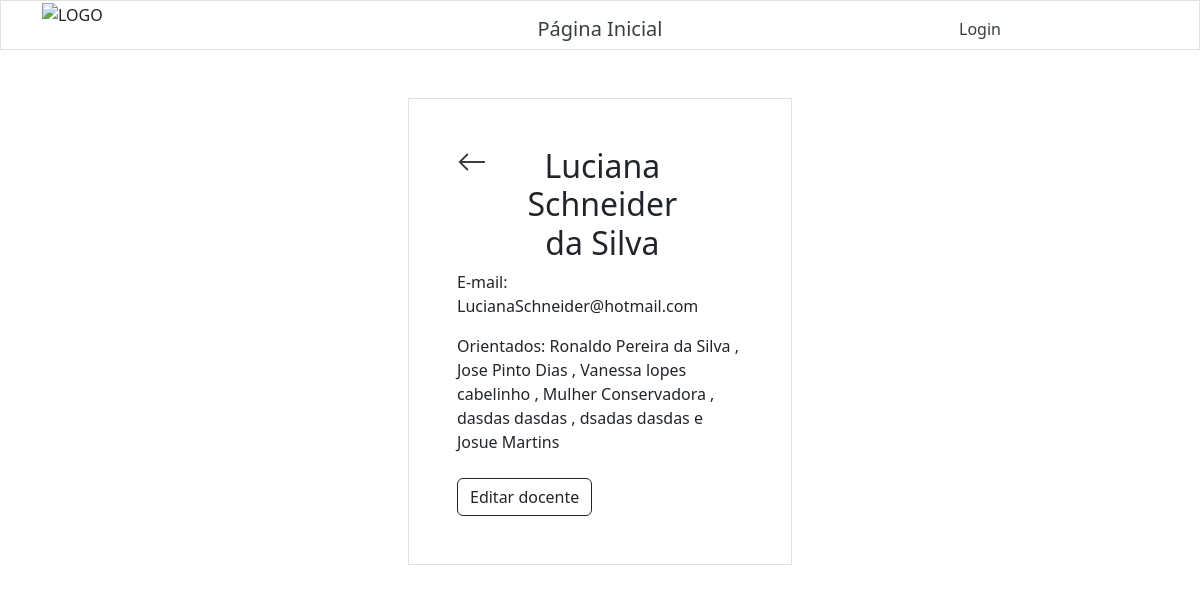
The app's page /docentes/docenteInfo/1/ with its own data.
### docentes/models.py (models this page shows, shortened)
class Docente(models.Model):
    nome = models.CharField(max_length=255)
    sobrenome = models.CharField(max_length=255, null=True)
    email = models.EmailField(max_length=255, null=True)
    orientados = models.ManyToManyField(Aluno, related_name='docentes_orientadores', blank=True)

### alunos/models.py (models this page shows)
class Aluno(models.Model):
    nome = models.CharField(max_length=255)
    sobrenome = models.CharField(max_length=255)
    curso = models.ForeignKey(Turma, on_delete=models.SET_NULL, null=True)
    orientadores = models.ManyToManyField('docentes.Docente', related_name='alunos_orientados')
    defesa = models.BooleanField(blank=True)
    data_defesa = models.DateField(null=True, blank=True)
    artigo = models.URLField(max_length=400, blank=True)
    bolsista = models.CharField(max_length=30, null=True, blank=True)
    obs = models.TextField(max_length=255, blank=True)
    email = models.EmailField(max_length=255, null=True)
    matricula = models.CharField(max_length=20, null=True)
    SITUACAO_CHOICES = [
        ("E", "Em andamento"),
        ("J", "Jubilado"),
        ("D", "Desistência"),
        ("T", "Trancamento"),
        ("C", "Concluído"),
    ]
    situacao = models.CharField(max_length=2, choices=SITUACAO_CHOICES, default='E')
    motivo = models.TextField(null=True, blank=True)
    def __str__(self):
        return f"{self.nome} {self.sobrenome}"

### docentes/views.py (the view)
# urls.py: path('docentes/docenteInfo/<int:id>/', views.docenteInfo, name='docenteInfo'),
def docenteInfo(request, id):
    docenteID = get_object_or_404(Docente, id=id)
    template = loader.get_template('docenteInfo.html')
    alunos_orientados = docenteID.alunos_orientados.all()
    context = {'docenteID': docenteID, 'alunos_orientados': alunos_orientados }
    return HttpResponse(template.render(context, request))

### docentes/templates/docenteInfo.html (shortened to what this page needs)
{% extends "master.html" %}
{% block content %}
    {% include "header.html" %}
    <div class="row">
        <div class="col"></div>
        <div class="col">
            <div class="container p-5 my-5 border">
                <div class="row">
                    <div class="col">
                        <a href="/docentes">
                            <svg xmlns="http://www.w3.org/2000/svg" width="30" height="30" fill="currentColor" class="bi bi-arrow-left" viewBox="0 0 16 16">
                                <path fill-rule="evenodd" d="M15 8a.5.5 0 0 0-.5-.5H2.707l3.147-3.146a.5.5 0 1 0-.708-.708l-4 4a.5.5 0 0 0 0 .708l4 4a.5.5 0 0 0 .708-.708L2.707 8.5H14.5A.5.5 0 0 0 15 8"/>
                            </svg>
                        </a>
                    </div>
                    <div class="col-8">
                        <h2 class="text-center">
                            {{ docenteID.nome }} {{ docenteID.sobrenome }}
                        </h2>
                    </div>
                    <div class="col"></div>
                </div>
                <p>E-mail: {{ docenteID.email }}</p>
                {%if alunos_orientados.count > 0 %}
                    <p>Orientados:
                        {% for orientados in alunos_orientados %}
                            {{orientados}} {% if forloop.counter == alunos_orientados|length|add:-1 %} e {% elif not forloop.last %}, {% endif %}
                        {% endfor %}
                    </p>
                {% else %}
                    <p> Orientados: Nenhum </p>
                {%endif%}
                <div class="container px-0 mt-4">
                    <a href="{% url 'editar_docente' docenteID.id %}">
                        <button type="button" class="btn btn-outline-dark">
                            Editar docente
                        </button>
                    </a>
                </div>
            </div>
        </div>
        <div class="col"></div>
    </div>
{% endblock %}

### alunos/static/css/style.css (style rules this page uses)
a { color: rgb(56, 63, 56); background-color: transparent; text-decoration: none; }

### records on screen
Docente: nome "Luciana", sobrenome "Schneider da Silva", email "LucianaSchneider@hotmail.com"
Aluno: nome+sobrenome "Ronaldo Pereira da Silva"
Aluno: nome+sobrenome "Jose Pinto Dias"
Aluno: nome+sobrenome "Vanessa lopes cabelinho"
Aluno: nome+sobrenome "Mulher Conservadora"
Aluno: nome+sobrenome "dasdas dasdas"
Aluno: nome+sobrenome "dsadas dasdas"
Aluno: nome+sobrenome "Josue Martins"
